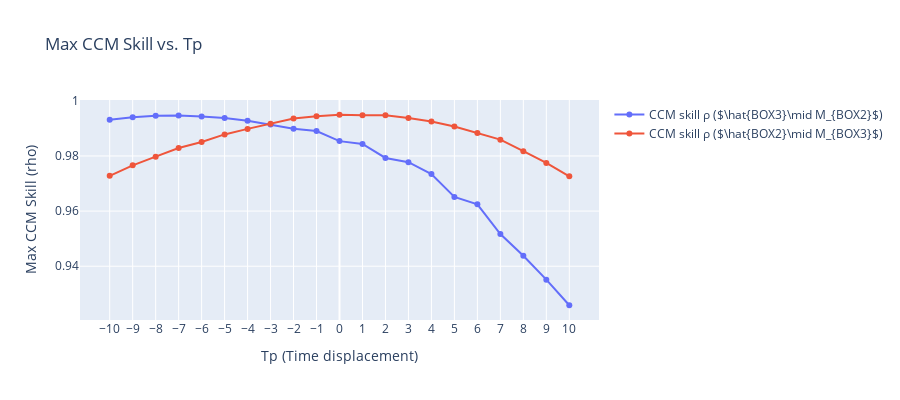

Notebook source saved alongside this figure:
### Code cell
import numpy as np
import pandas as pd
from pyEDM import CCM
import plotly.graph_objects as go

idx = 9
data_array = Temps[idx, 0, 1:5, :].T.copy()
time = np.arange(1, len(np.squeeze(Temps[0, 0, 1, :])) + 1)

df = pd.DataFrame({
    'age': time,
    'BOX2': data_array[:, 1],
    'BOX3': data_array[:, 2]
})


Tps = range(-10, 11)  # scanning Tp from -10 to 10
forward_max_rhos = []  # for X -> Y
reverse_max_rhos = []  # for Y -> X

# For each Tp, run CCM
for Tp in Tps:
    ccm_out = CCM(
        dataFrame   = df,
        E           = 4,
        tau         = -2,
        columns     = 'BOX2',    # use X as the library (predictor)
        target      = 'BOX3',    # predict Y (target)
        libSizes    = '100',
        sample      = 100,
        random      = True,
        replacement = False,
        Tp          = Tp
    )

    forward_rho = ccm_out['BOX2:BOX3'].max()  # X->Y (i.e. predicting Y from X)
    reverse_rho = ccm_out['BOX3:BOX2'].max()  # Y->X (predicting X from Y)
    forward_max_rhos.append(forward_rho)
    reverse_max_rhos.append(reverse_rho)

# Plot the CCM skill vs. Tp using Plotly
fig = go.Figure()

# Plot for X -> Y
fig.add_trace(go.Scatter(
    x=list(Tps),
    y=forward_max_rhos,
    mode='lines+markers',
    name=fr"CCM skill ρ ($\hat{{BOX3}}\mid M_{{BOX2}}$)"
))
# Plot for Y -> X
fig.add_trace(go.Scatter(
    x=list(Tps),
    y=reverse_max_rhos,
    mode='lines+markers',
    name=fr"CCM skill ρ ($\hat{{BOX2}}\mid M_{{BOX3}}$)"
))

fig.update_layout(
    title="Max CCM Skill vs. Tp",
    xaxis_title="Tp (Time displacement)",
    yaxis_title="Max CCM Skill (rho)",
    width=900,
    height=400
)
fig.update_xaxes(tickmode='array', tickvals=list(Tps))
fig.show()

### Figure 1 — Plotly figure (JSON) as saved in the notebook; plotly's stock layout.template omitted (floating-point values rounded to 4 significant figures)
{"data": [{"mode": "lines+markers", "name": "CCM skill ρ ($\\hat{BOX3}\\mid M_{BOX2}$)", "type": "scatter", "x": [-10, -9, -8, -7, -6, -5, -4, -3, -2, -1, 0, 1, 2, 3, 4, 5, 6, 7, 8, 9, 10], "y": [0.9931, 0.994, 0.9945, 0.9947, 0.9943, 0.9938, 0.9928, 0.9914, 0.9899, 0.989, 0.9854, 0.9844, 0.9793, 0.9777, 0.9734, 0.9651, 0.9625, 0.9517, 0.9438, 0.9351, 0.9258]}, {"mode": "lines+markers", "name": "CCM skill ρ ($\\hat{BOX2}\\mid M_{BOX3}$)", "type": "scatter", "x": [-10, -9, -8, -7, -6, -5, -4, -3, -2, -1, 0, 1, 2, 3, 4, 5, 6, 7, 8, 9, 10], "y": [0.9728, 0.9766, 0.9797, 0.9829, 0.985, 0.9878, 0.9898, 0.9916, 0.9936, 0.9944, 0.9949, 0.9948, 0.9948, 0.9938, 0.9925, 0.9907, 0.9883, 0.9859, 0.9817, 0.9775, 0.9726]}], "layout": {"height": 400, "title": {"text": "Max CCM Skill vs. Tp"}, "width": 900, "xaxis": {"tickmode": "array", "tickvals": [-10, -9, -8, -7, -6, -5, -4, -3, -2, -1, 0, 1, 2, 3, 4, 5, 6, 7, 8, 9, 10], "title": {"text": "Tp (Time displacement)"}}, "yaxis": {"title": {"text": "Max CCM Skill (rho)"}}}}
